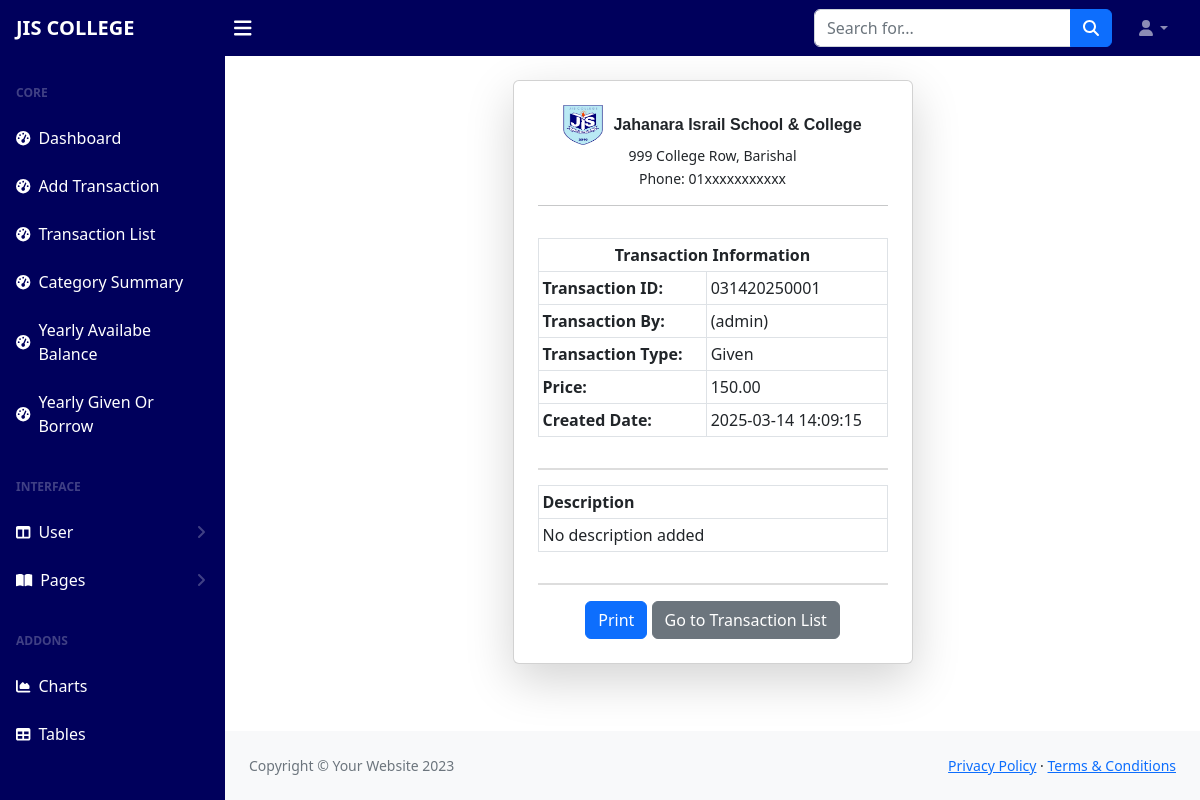
Page /transaction-print/2/ on the earlier database version.
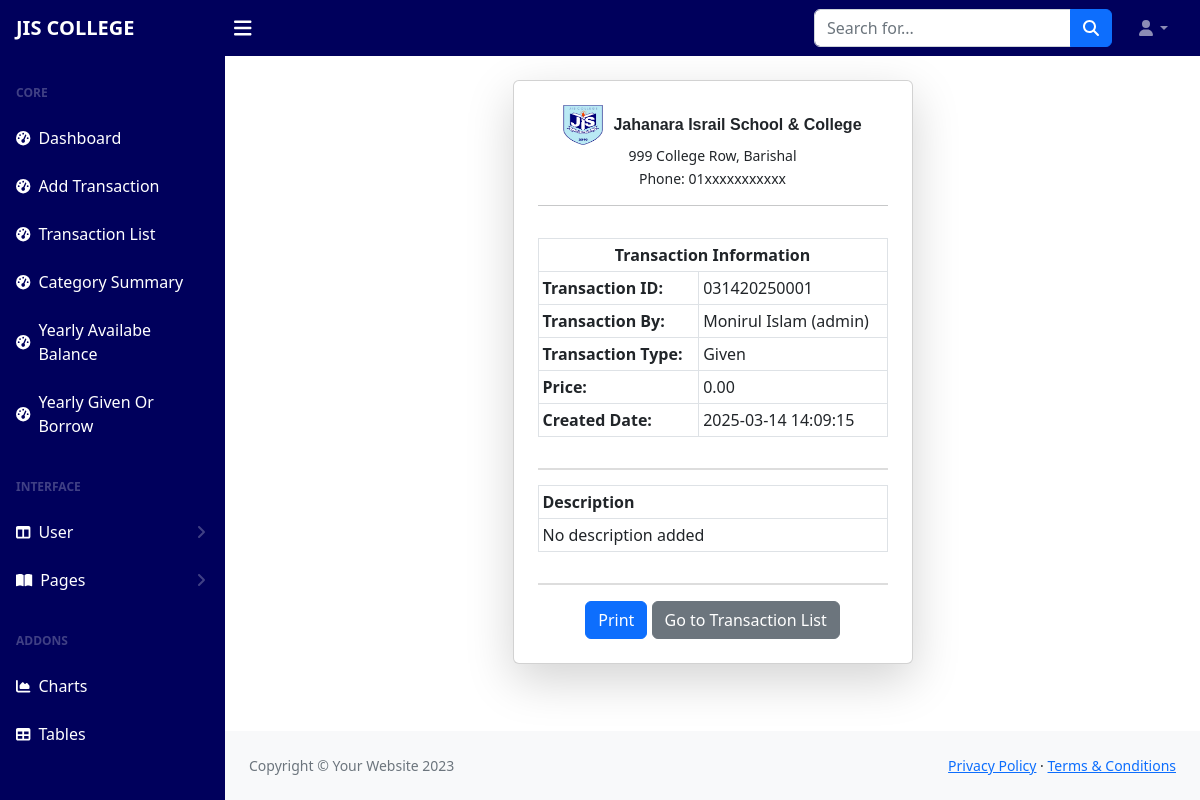
Same page on the later database version.
### account/models.py (models this page shows, shortened)
class Transaction(models.Model):
    transaction_id = models.CharField(max_length=20, unique=True, editable=False)
    transaction_by = models.ForeignKey(User, on_delete=models.CASCADE)
    TRANSACTION_TYPES = [
        ('income', 'Income'),
        ('expense', 'Expense'),
        ('borrow', 'Borrow'),
        ('given', 'Given'),
    ]
    category = models.ForeignKey('TransactionCategory', on_delete=models.SET_NULL, null=True, blank=True)
    transaction_type = models.CharField(max_length=30, choices=TRANSACTION_TYPES, default='income')
    price = models.DecimalField(max_digits=10, decimal_places=2)
    description = RichTextField(null=True, blank=True)
    invoice_no = models.CharField(max_length=15, null=True, blank=True)
    invoice_id = models.CharField(max_length=15, null=True, blank=True)
    invoice_date = models.DateField(null=True, blank=True)
    check_no = models.CharField(max_length=15, null=True, blank=True)
    created_date = models.DateTimeField(auto_now_add=True)

### account/views.py (the view)
# urls.py: path('transaction-print/<int:transaction_id>/', transaction_print, name='transaction_print'),
def transaction_print(request, transaction_id):
    transaction = get_object_or_404(Transaction, id=transaction_id)
    return render(request, 'transactions/transaction_print.html', {'transaction': transaction})

### templates/transactions/transaction_print.html (shortened to what this page needs)
{% extends 'base.html' %}
{% load static %}
{% block content %}
<div class="container mt-4">
    <div class="card shadow-lg p-4" id="print-area" style="width: 400px; margin: 0 auto;">
        <div class="text-center mb-3">
            <div style="display: flex; align-items: center; justify-content: center;">
                <img src="{% static 'assets/img/jiscollege.png' %}" alt="School Logo" style="width: 40px; height: 40px; margin-right: 10px;">
                <h6 style="font-family: 'Arial', sans-serif; font-weight: bold; margin-bottom: 0;">Jahanara Israil School & College</h6>
            </div>
            <p style="font-size: 14px; margin-bottom: 2px;">999 College Row, Barishal</p>
            <p style="font-size: 14px;">Phone: 01xxxxxxxxxxx</p>
            <hr>
        </div>
        <table class="table table-bordered table-sm">
            <thead>
                <tr>
                    <th colspan="2" class="text-center">Transaction Information</th>
                </tr>
            </thead>
            <tbody>
                <tr>
                    <td><strong>Transaction ID:</strong></td>
                    <td>{{ transaction.transaction_id }}</td>
                </tr>
                <tr>
                    <td><strong>Transaction By:</strong></td>
                    <td>{{ transaction.transaction_by.get_full_name }} ({{ transaction.transaction_by.username }})</td>
                </tr>
                <tr>
                    <td><strong>Transaction Type:</strong></td>
                    <td>{{ transaction.transaction_type|title }}</td>
                </tr>
                <tr>
                    <td><strong>Price:</strong></td>
                    <td>{{ transaction.price }}</td>
                </tr>
                <tr>
                    <td><strong>Created Date:</strong></td>
                    <td>{{ transaction.created_date|date:"Y-m-d H:i:s" }}</td>
                </tr>
            </tbody>
        </table>
        <div style="border-bottom: 2px solid #ddd; margin-bottom: 15px; margin-top: 15px;"></div>
        <table class="table table-bordered table-sm">
            <thead>
                <tr>
                    <th>Description</th>
                </tr>
            </thead>
            <tbody>
                <tr>
                    <td>{% if transaction.description %}{{ transaction.description }}{% else %}No description added{% endif %}</td>
                </tr>
            </tbody>
        </table>
        <div style="border-top: 2px solid #ddd; margin-top: 15px;"></div>
        <div class="text-center mt-3" id="printButton">
            <button class="btn btn-primary" onclick="printMemo()">Print</button>
            <a href="{% url 'transaction_list' %}" class="btn btn-secondary">Go to Transaction List</a>
        </div>
    </div>
</div>
{% endblock content %}

Differences in the rows shown:
changed Transaction "Given": transaction_by.get_full_name (not shown) → "Monirul Islam"; price "150.00" → "0.00"
